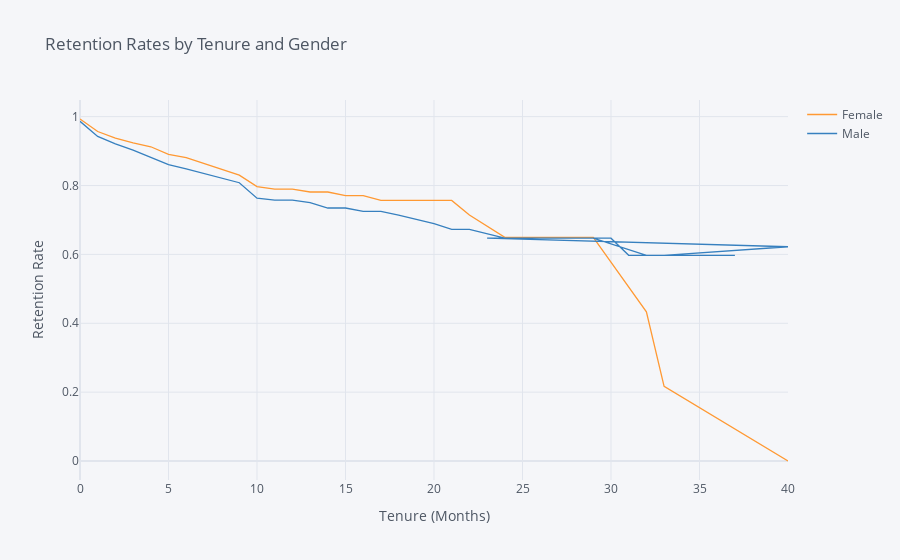

The cell this chart's notebook holds for it:
### Code cell
rates.iplot(kind='line', xTitle='Tenure (Months)', yTitle='Retention Rate',
            title='Retention Rates by Tenure and Gender')

### Figure 1 — Plotly figure (JSON) as saved in the notebook; plotly's stock layout.template omitted (floating-point values rounded to 4 significant figures)
{"data": [{"line": {"color": "rgba(255, 153, 51, 1.0)", "dash": "solid", "shape": "linear", "width": 1.3}, "mode": "lines", "name": "Female", "text": "", "type": "scatter", "x": [0, 1, 2, 3, 4, 5, 6, 7, 8, 9, 10, 11, 12, 13, 14, 15, 16, 17, 18, 19, 20, 21, 22, 24, 25, 26, 27, 29, 32, 33, 40, 23, 30, 31, 34, 36, 37], "y": [0.9932, 0.9568, 0.938, 0.9239, 0.9126, 0.8906, 0.8813, 0.8642, 0.8487, 0.8303, 0.7969, 0.7898, 0.7898, 0.7812, 0.7812, 0.7704, 0.7704, 0.7566, 0.7566, 0.7566, 0.7566, 0.7566, 0.7146, 0.6496, 0.6496, 0.6496, 0.6496, 0.6496, 0.4331, 0.2165, 0, "", "", "", "", "", ""]}, {"line": {"color": "rgba(55, 128, 191, 1.0)", "dash": "solid", "shape": "linear", "width": 1.3}, "mode": "lines", "name": "Male", "text": "", "type": "scatter", "x": [0, 1, 2, 3, 4, 5, 6, 7, 8, 9, 10, 11, 12, 13, 14, 15, 16, 17, 18, 19, 20, 21, 22, 24, 25, 26, 27, 29, 32, 33, 40, 23, 30, 31, 34, 36, 37], "y": [0.9864, 0.9425, 0.921, 0.9029, 0.8815, 0.861, 0.8483, 0.8342, 0.8206, 0.8081, 0.7634, 0.7577, 0.7577, 0.7506, 0.7347, 0.7347, 0.725, 0.725, 0.714, 0.7021, 0.6894, 0.6729, 0.6729, 0.6471, 0.6471, 0.6471, 0.6471, 0.6471, 0.5973, 0.5973, 0.6222, 0.6471, 0.6471, 0.5973, 0.5973, 0.5973, 0.5973]}], "layout": {"autosize": true, "legend": {"bgcolor": "#F5F6F9", "font": {"color": "#4D5663"}}, "paper_bgcolor": "#F5F6F9", "plot_bgcolor": "#F5F6F9", "title": {"font": {"color": "#4D5663"}, "text": "Retention Rates by Tenure and Gender"}, "xaxis": {"autorange": true, "gridcolor": "#E1E5ED", "range": [0, 40], "showgrid": true, "tickfont": {"color": "#4D5663"}, "title": {"font": {"color": "#4D5663"}, "text": "Tenure (Months)"}, "type": "linear", "zerolinecolor": "#E1E5ED"}, "yaxis": {"autorange": true, "gridcolor": "#E1E5ED", "range": [-0.05518, 1.048], "showgrid": true, "tickfont": {"color": "#4D5663"}, "title": {"font": {"color": "#4D5663"}, "text": "Retention Rate"}, "type": "linear", "zerolinecolor": "#E1E5ED"}}}
